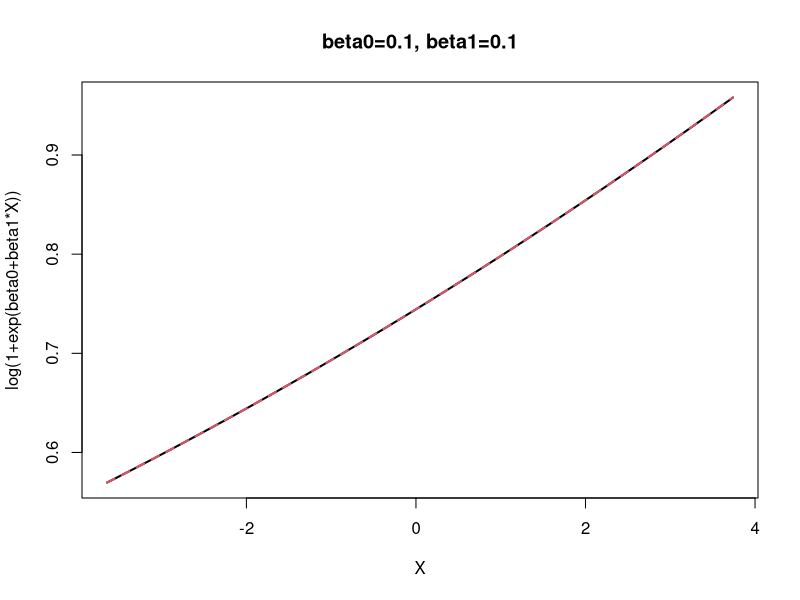
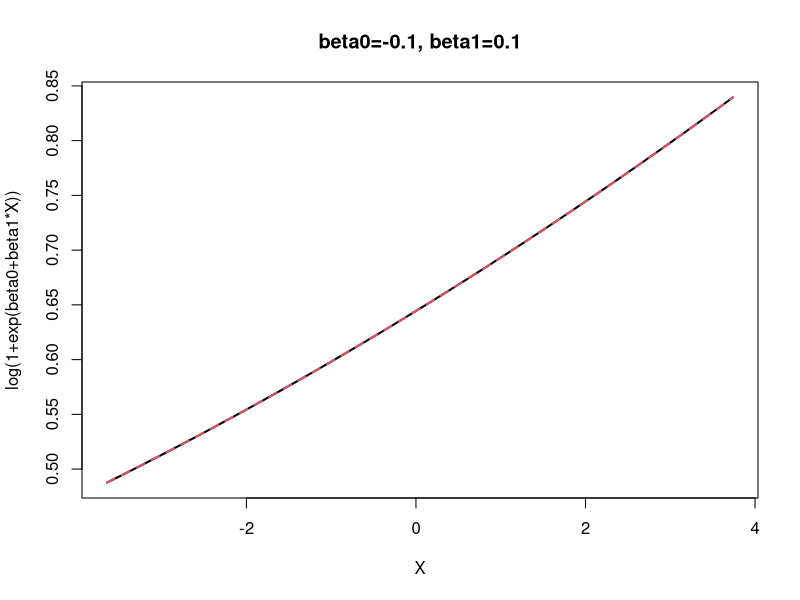
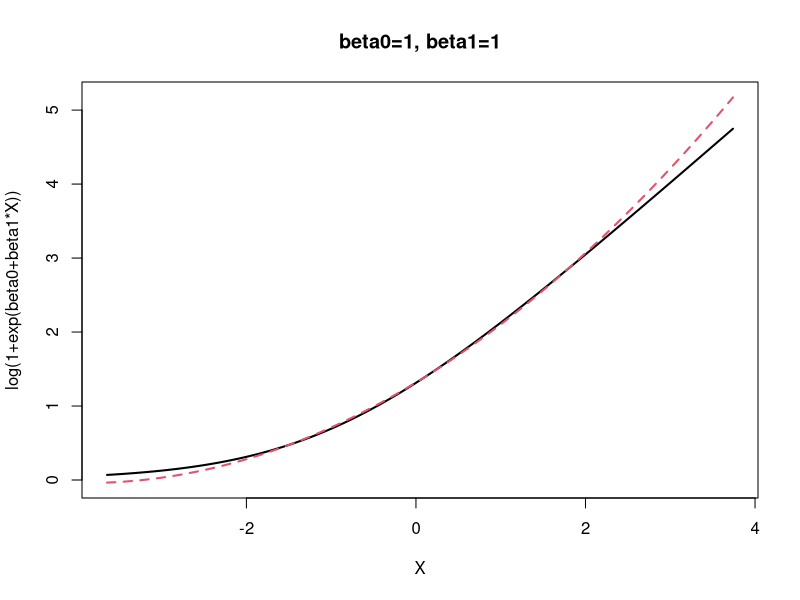
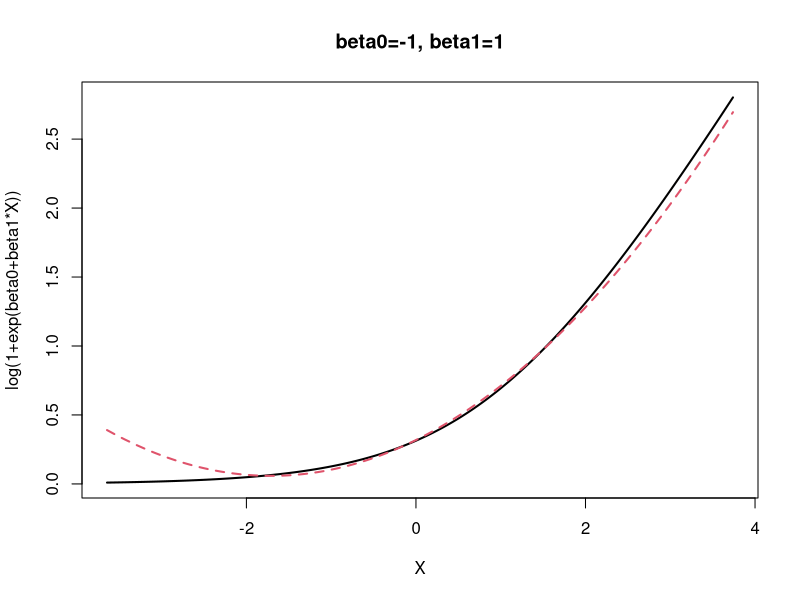
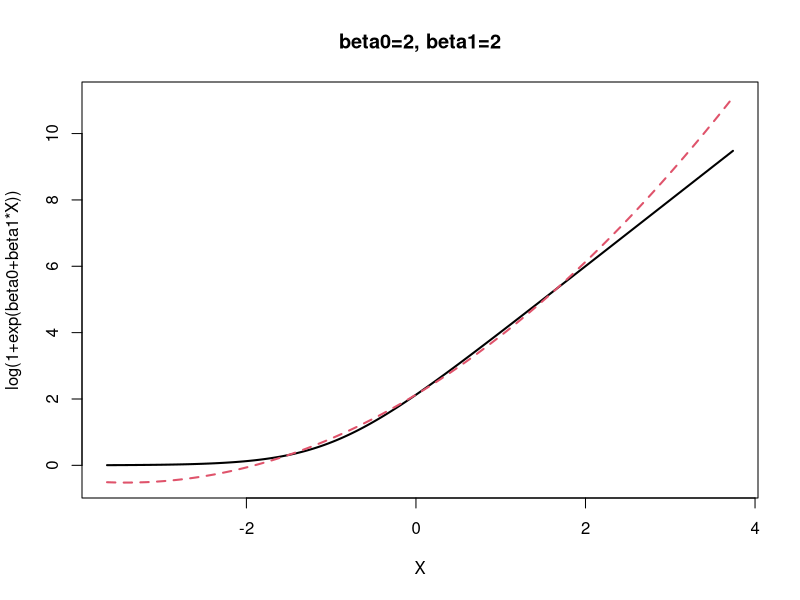
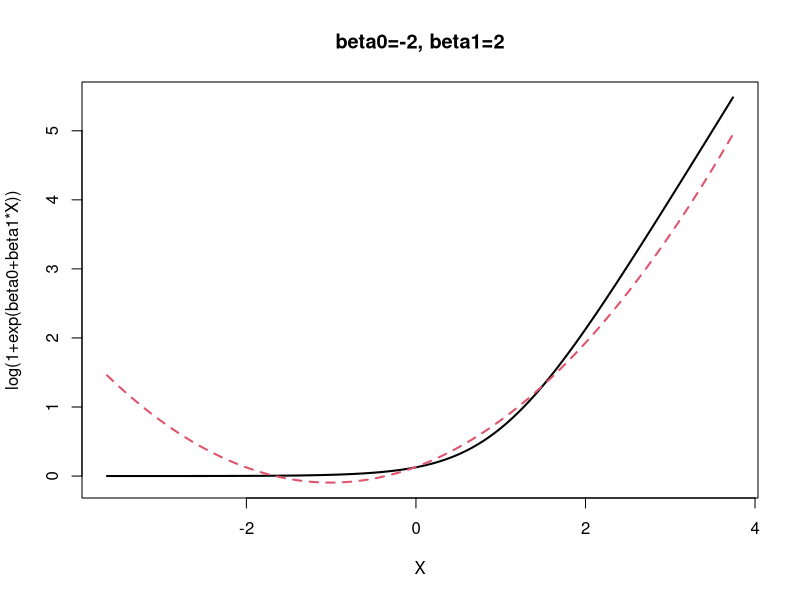
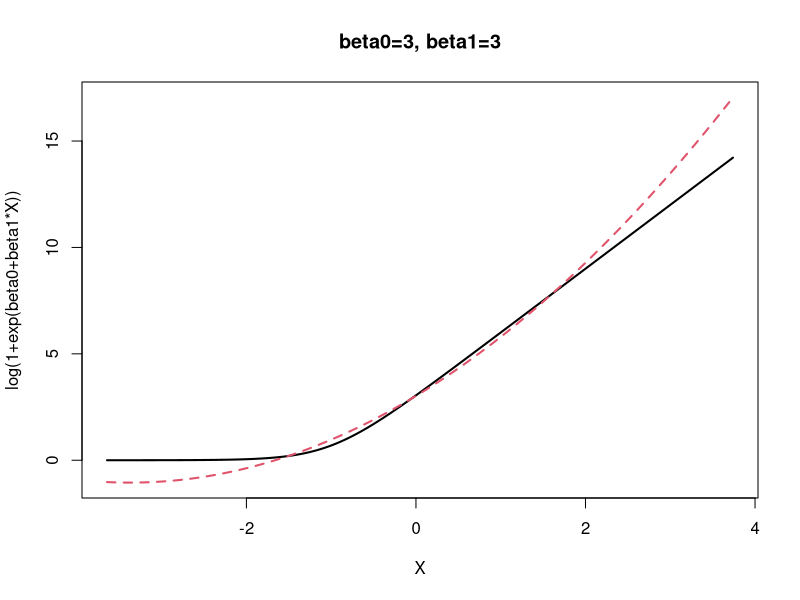
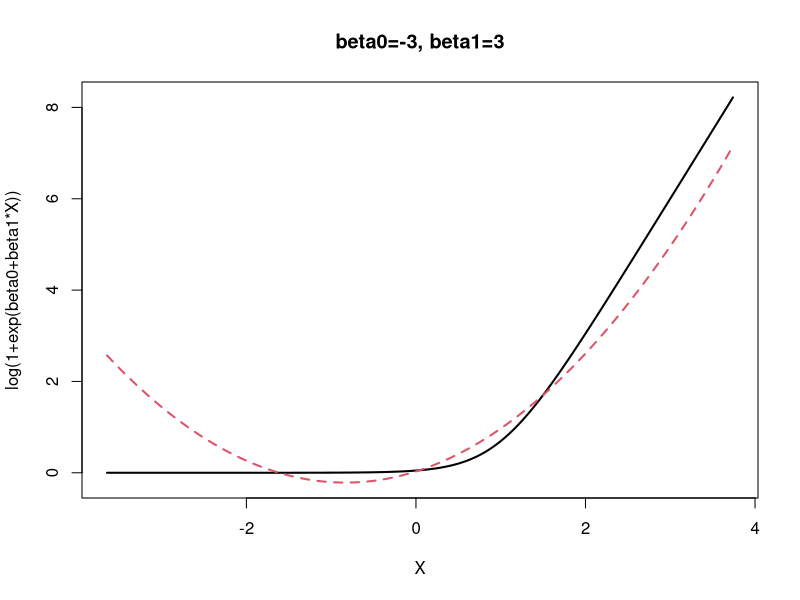

Recreate these plots in R, in order.
# Example 7.6
# plot the log(Phi(x))

set.seed(197789);

# Fig. 7.1

x=rnorm(10000);
beta0=0.1;
beta1=0.1;

y1=log(1+exp(beta0+beta1*x));

u=predict(lm(y1~x+I(x^2)));
data=cbind(x,y1,u);
data_sort=data[order(x),];

matplot(x=data_sort[,1], y=data_sort[,2:3], type=rep("l",2), lwd=2, 
xlab="X", ylab="log(1+exp(beta0+beta1*X))", main="beta0=0.1, beta1=0.1", cex=0.5);

beta0=-0.1;
beta1=0.1;
y1=log(1+exp(beta0+beta1*x));
u=predict(lm(y1~x+I(x^2)));
data=cbind(x,y1,u);
data_sort=data[order(x),];
matplot(x=data_sort[,1], y=data_sort[,2:3], type=rep("l",2), lwd=2, 
xlab="X", ylab="log(1+exp(beta0+beta1*X))", main="beta0=-0.1, beta1=0.1");

beta0=1;
beta1=1;
y1=log(1+exp(beta0+beta1*x));
u=predict(lm(y1~x+I(x^2)));
data=cbind(x,y1,u);
data_sort=data[order(x),];
matplot(x=data_sort[,1], y=data_sort[,2:3], type=rep("l",2), lwd=2, 
xlab="X", ylab="log(1+exp(beta0+beta1*X))", main="beta0=1, beta1=1");

beta0=-1;
beta1=1;
y1=log(1+exp(beta0+beta1*x));
u=predict(lm(y1~x+I(x^2)));
data=cbind(x,y1,u);
data_sort=data[order(x),];
matplot(x=data_sort[,1], y=data_sort[,2:3], type=rep("l",2), lwd=2, 
xlab="X", ylab="log(1+exp(beta0+beta1*X))", main="beta0=-1, beta1=1");

beta0=2;
beta1=2;
y1=log(1+exp(beta0+beta1*x));
u=predict(lm(y1~x+I(x^2)));
data=cbind(x,y1,u);
data_sort=data[order(x),];
matplot(x=data_sort[,1], y=data_sort[,2:3], type=rep("l",2), lwd=2, 
xlab="X", ylab="log(1+exp(beta0+beta1*X))", main="beta0=2, beta1=2");

beta0=-2;
beta1=2;
y1=log(1+exp(beta0+beta1*x));
u=predict(lm(y1~x+I(x^2)));
data=cbind(x,y1,u);
data_sort=data[order(x),];
matplot(x=data_sort[,1], y=data_sort[,2:3], type=rep("l",2), lwd=2, 
xlab="X", ylab="log(1+exp(beta0+beta1*X))", main="beta0=-2, beta1=2");

beta0=3;
beta1=3;
y1=log(1+exp(beta0+beta1*x));
u=predict(lm(y1~x+I(x^2)));
data=cbind(x,y1,u);
data_sort=data[order(x),];
matplot(x=data_sort[,1], y=data_sort[,2:3], type=rep("l",2), lwd=2, 
xlab="X", ylab="log(1+exp(beta0+beta1*X))", main="beta0=3, beta1=3");

beta0=-3;
beta1=3;
y1=log(1+exp(beta0+beta1*x));
u=predict(lm(y1~x+I(x^2)));
data=cbind(x,y1,u);
data_sort=data[order(x),];
matplot(x=data_sort[,1], y=data_sort[,2:3], type=rep("l",2), lwd=2, 
xlab="X", ylab="log(1+exp(beta0+beta1*X))", main="beta0=-3, beta1=3");


